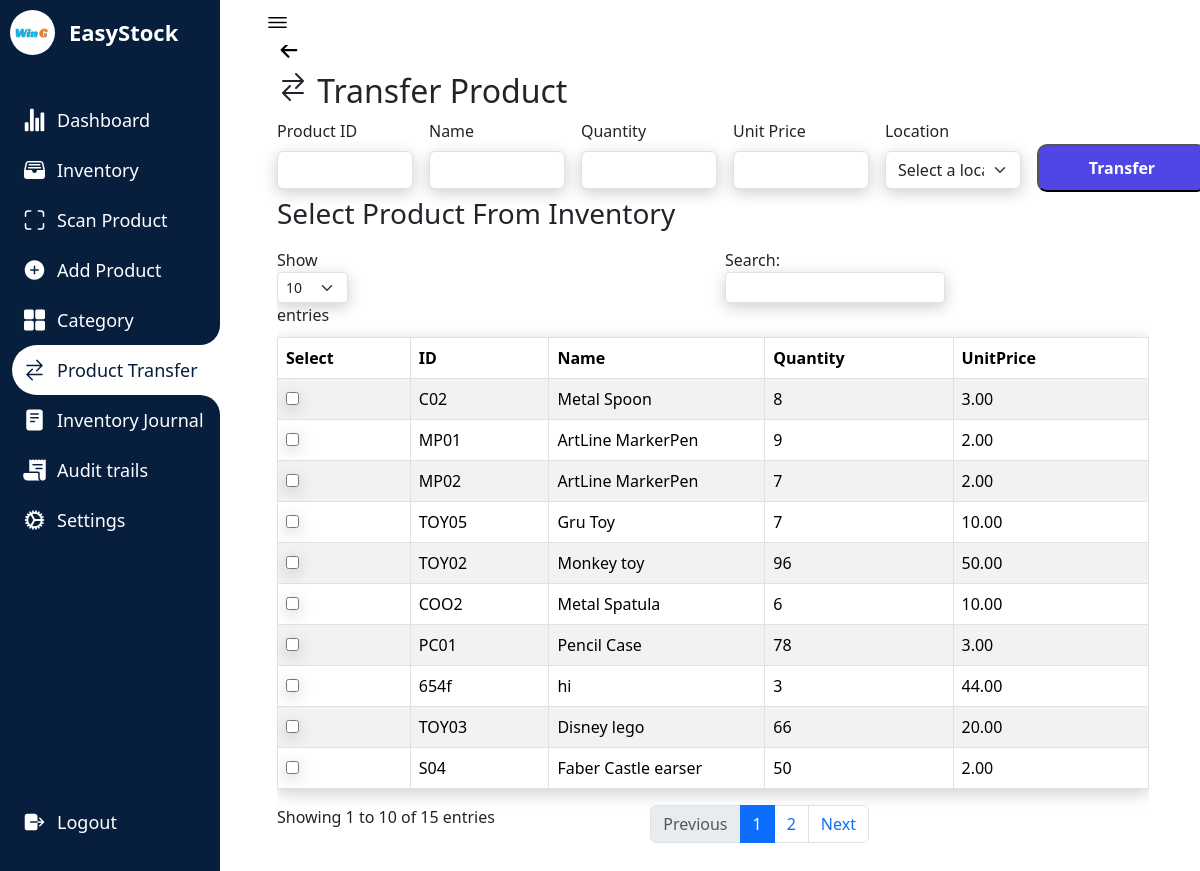
/Deliver_order.php (signed in), run on the app's committed database.
### tables this page shows
CREATE TABLE `companyprofile` (
  `id` int(11) NOT NULL,
  `name` varchar(250) NOT NULL,
  `profilepicture` varchar(1000) DEFAULT NULL
);

CREATE TABLE `inventory` (
  `id` varchar(200) NOT NULL,
  `name` varchar(200) NOT NULL,
  `quantity` int(20) NOT NULL,
  `unitprice` decimal(20,2) NOT NULL,
  `variant` varchar(200) DEFAULT NULL,
  `description` varchar(300) NOT NULL,
  `category` varchar(200) NOT NULL,
  `status` varchar(200) NOT NULL,
  `image` varchar(200) NOT NULL,
  `addeddate` timestamp NOT NULL DEFAULT current_timestamp() ON UPDATE current_timestamp()
);

### Deliver_order.php (the view, shortened to what this page needs)
<?php
require_once "config.php";
$companyId = 1;
$query = "SELECT * FROM companyprofile WHERE id = ?";
$stmt = mysqli_prepare($conn, $query);
mysqli_stmt_bind_param($stmt, "i", $companyId);
mysqli_stmt_execute($stmt);
$result = mysqli_stmt_get_result($stmt);
$companyProfile = mysqli_fetch_assoc($result);
$companyProfileImagePath = $companyProfile['profilepicture'];
$companyName = $companyProfile['name'];
?>
<!DOCTYPE html>
<html lang="en">
<head>
    <link rel="stylesheet" href="testin3.css">
    <link href="https://cdn.jsdelivr.net/npm/bootstrap@5.3.1/dist/css/bootstrap.min.css" rel="stylesheet">
    <link href="https://cdn.jsdelivr.net/npm/bootstrap-icons@1.15.0/font/bootstrap-icons.css" rel="stylesheet">
       <link href="https://cdn.datatables.net/1.10.25/css/dataTables.bootstrap.min.css" rel="stylesheet"/>
</head>
<body>
<nav>
<div class="logo">
<div class="logo-image">
    <?php
    if (!empty($companyProfileImagePath)) {
        echo '<img src="' . $companyProfileImagePath . '" alt="Company Logo" class="logoimage">';
    } else {
        echo '<img src="path/to/placeholder/image.jpg" alt="No Image" style="">';
    }
    ?>
</div>
    <div class="logo-name">
    <?php echo $companyName; ?>
    </div>
</div>
        <div class="menu-items">
            <ul class="navLinks">
            <li class="navList">
    <a href="Dashboard.php">
    <ion-icon name="stats-chart"></ion-icon>
        <span class="links">Dashboard</span>
    </a>
</li>
<li class="navList">
    <a href="Inventory.php">
        <ion-icon name="file-tray-full"></ion-icon>
        <span class="links">Inventory</span>
    </a>
</li>
<li class="navList">
    <a href="pro1.php">
        <ion-icon name="scan-outline"></ion-icon>
        <span class="links">Scan Product</span>
    </a>
</li>
<li class="navList">
    <a href="Product.php">
        <ion-icon name="add-circle"></ion-icon>
        <span class="links">Add Product</span>
    </a>
</li>
    <li class="navList">
        <a href="Category.php">
            <ion-icon name="grid"></ion-icon>
            <span class="links">Category</span>
        </a>
    </li>
    <li class="navList active">
        <a href="Order.php">
        <ion-icon name="swap-horizontal"></ion-icon>
            <span class="links">Product Transfer</span>
        </a>
    </li>
    <?php if (isset($_SESSION['role']) && $_SESSION['role'] === 'admin'): ?>
    <li class="navList">
        <a href="Reports.php">
            <ion-icon name="reader"></ion-icon>
            <span class="links">Inventory Journal</span>
        </a>
    </li>
    <li class="navList">
        <a href="audittrails.php">
        <ion-icon name="receipt"></ion-icon>
            <span class="links">Audit trails</span>
        </a>
    </li>
    <li class="navList">
        <a href="Settings.php">
            <ion-icon name="cog"></ion-icon>
            <span class="links">Settings</span>
        </a>
    </li>
<?php endif; ?>
            </ul>
            <ul class="bottom-link">
                <li>
                <a href="logout.php">
                    <ion-icon name="log-out"></ion-icon>
                    <span class="links">Logout</span>
                </a>
                </li>
        </div>
    </nav>
    <section class="dashboard">
        <div class="top">
            <ion-icon class="navToggle" name="menu-outline"></ion-icon>
        </div>
        <div class="content-wrapper">
        <div class="container">
            <div class="row">
                <div class="col-lg-12 col-offset-2">
                <a href="Order.php" style="font-size: 24px; text-decoration:none; color:black;">
                    <ion-icon name="arrow-back-outline"></ion-icon>
                    </a>
                    <h2><ion-icon name="swap-horizontal"></ion-icon>     Transfer Product</h2>
     <form class="row g-3" action="process_order.php" method="post">
    <div class="col-md-2">
        <div style="display:flex;">
        <label for="product_id" class="form-label">Product ID</label>
        </div>
        <input type="text" name="product_id" id="product_id" class="form-control" required="" readonly >
    </div>
    <div class="col-md-2">
        <div style="display:flex;">
        <label for="product_name" class="form-label">Name</label>
        </div>
        <input type="text" name="product_name" id="product_name" class="form-control" required="" readonly>
    </div>
    <div class="col-md-2">
    <div style="display:flex;">
        <label for="quantity" class="form-label">Quantity</label>
        </div>
        <input type="number" name="quantity" id="quantity" class="form-control" required="" placeholder="">
    </div>
    <div class="col-md-2">
        <div style="display:flex;">
        <label for="unit_price" class="form-label">Unit Price</label>
        </div>
        <input type="text" name="unit_price" id="unit_price" class="form-control" required="" readonly >
    </div>
    <div class="col-md-2">
        <label for="location" class="form-label">Location</label>
       <select name="location" id="status" class="form-select" required="" placeholder="">
        <option value="">Select a location</option>
    </select>
    </div>
    <div class="col-md-2">
        <button type="submit" name="addorder" class="allButton" style="margin-top:25px;">
            Transfer</button>
        </div>
</div>
<h3 style="margin-top:5px;">Select Product From Inventory</h3>
<div class="row" id="lightgallery" style="margin-top:10px;">
            <div class="col-md-12">
                <div class="table-responsive">
                <table class="table table-bordered table-striped" id="inventory" style="border-top: 1px solid #dee2e6; border-left: 1px solid #dee2e6; border-bottom: 1px solid #dee2e6;">
                        <thead>
                            <th>Select</th>
                            <th>ID</th>
                            <th>Name</th>
                            <th>Quantity</th>
                            <th>UnitPrice</th>
                        </thead>
                        <tbody>
                            <?php
                            require_once "config.php";
                            $sql=mysqli_query($conn, "SELECT * FROM inventory ");
                            $row=mysqli_num_rows($sql);
                            if($row >0){
                                while($row =mysqli_fetch_array($sql)){
                                    ?>
                                    <tr style="vertical-align: middle;">
                                        <td><input type="checkbox" class="select-checkbox"></td>
                                        <td><?php echo $row['id'];?></td>
                                        <td><?php echo $row['name'];?></td>
                                        <td><?php echo $row['quantity'];?></td>
                                        <td><?php echo $row['unitprice'];?></td>
                                    </tr>
                                    <?php
                                }
                            }
                            ?>
                        </tbody>
                    </table>
                </div>
            </div>
        </div>
</div>
</div>
</div>
    </section>
</body>
</html>

### testin3.css (style rules this page uses)
* { margin: 0; padding: 0; box-sizing: border-box; }
:root { --primary-color:#071e3d; --nav-color: #071e3d; --dash-color: #fff; --logo-color: #fff; --text-color: #000; --text-color-light: #333; --white: #fff; --border-color: #ccc; --toggle-color: #fff; --title-icon-color: #fff; --time-03: all 0.3s linear; --time-02: all 0.2s linear; }
body { width: 100%; min-height: 100vh; background-color: var(--dash-color); font-family: 'Poppins', sans-serif; }
nav { position: fixed; top: 0; left: 0; height: 100%; width: 220px; background-color: var(--nav-color); padding: 10px 0 10px 10px; transition: var(--time-03); }
nav .logo { display: flex; align-items: center; }
.logoimage { border-radius:50%; }
nav .logo-image { width: 45px; height: 45px; border-radius: 50%; }
nav .logo-image img { width: 45px; height: 45px; object-fit: cover; }
nav .logo .logo-name { font-size: 22px; font-weight: 600; color: var(--logo-color); margin-left: 14px; white-space: nowrap; transition: var(--time-02); }
nav .menu-items { margin-top: 40px; display: flex; flex-direction: column; height: calc(100% - 90px); justify-content: space-between; }
nav .menu-items li { list-style: none; }
nav .menu-items li a { display: flex; align-items: center; margin-left:-30px; height: 50px; text-decoration: none; }
nav .menu-items li.active a { border-top-left-radius: 25px; border-bottom-left-radius: 25px; position: relative; }
nav .menu-items li a ion-icon { color: var(--white); font-size: 24px; min-width: 45px; }
nav .menu-items li a .links { font-size: 18px; color: var(--white); transition: var(--time-02); }
nav .menu-items li.active a { background-color: var(--dash-color); }
nav .menu-items li.active a:before { content: ''; position: absolute; width: 40px; height: 40px; right: 0; top: -40px; border-radius: 50%; box-shadow: 20px 20px var(--dash-color); pointer-events: none; }
nav .menu-items li.active a:after { content: ''; position: absolute; width: 40px; height: 40px; right: 0; bottom: -40px; border-radius: 50%; box-shadow: 20px -20px var(--dash-color); pointer-events: none; }
nav .menu-items li.active a .links { color: var(--primary-color); }
nav .menu-items li.active a ion-icon { color: var(--primary-color); }
.dashboard { position: relative; left: 250px; width: calc(100% - 250px); min-height: 100vh; background-color: var(--dash-color); padding: 10px 15px; transition: var(--time-03); }
.dashboard .top { position: fixed; background-color: var(--dash-color); display: flex; justify-content: space-between; align-items: center; left: 250px; top: 0; padding: 10px 15px; width: calc(100% - 250px); transition: var(--time-03); z-index: 100; }
.dashboard .top .navToggle { font-size: 25px; color: var(--text-color); cursor: pointer; }
.container { padding:1%; background-color: white; margin-top:5%; transition: border-radius 0.5s cubic-bezier(0.175, 0.885, 0.32, 1.275); }
.content-wrapper { margin-top:-30px; }
.dashboard .content-wrapper { top: 0; transition: var(--time-03); }
#inventory tbody td { word-wrap: break-word; max-width: 100px; }
input { box-shadow: 0 4px 16px rgba(0, 0, 0, 0.2); }
table { box-shadow: 0 4px 16px rgba(0, 0, 0, 0.2); }
select { box-shadow: 0 4px 16px rgba(0, 0, 0, 0.2); }
.allButton { display: inline-block; padding: 10px 20px; text-decoration: none; color: #fff; background-color:#4F46E5; border-radius:10px; width:170px; text-align:center; font-weight: bold; }

### data on the page
companyprofile: profilepicture (picture), name "EasyStock"
inventory: id "C02", name "Metal Spoon", quantity "8", unitprice "3.00"
inventory: id "MP01", name "ArtLine MarkerPen", quantity "9", unitprice "2.00"
inventory: id "MP02", name "ArtLine MarkerPen", quantity "7", unitprice "2.00"
inventory: id "TOY05", name "Gru Toy", quantity "7", unitprice "10.00"
inventory: id "TOY02", name "Monkey toy", quantity "96", unitprice "50.00"
inventory: id "COO2", name "Metal Spatula", quantity "6", unitprice "10.00"
inventory: id "PC01", name "Pencil Case", quantity "78", unitprice "3.00"
inventory: id "654f", name "hi", quantity "3", unitprice "44.00"
inventory: id "TOY03", name "Disney lego", quantity "66", unitprice "20.00"
inventory: id "S04", name "Faber Castle earser", quantity "50", unitprice "2.00"
